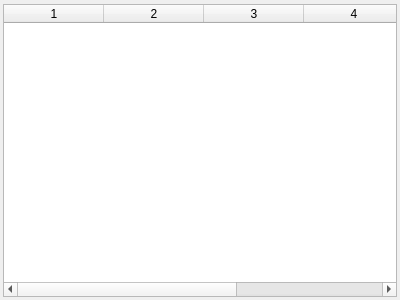
<?xml version="1.0" encoding="UTF-8"?>
<ui version="4.0">
 <class>AccountDetail</class>
 <widget class="QWidget" name="AccountDetail">
  <property name="geometry">
   <rect>
    <x>0</x>
    <y>0</y>
    <width>400</width>
    <height>300</height>
   </rect>
  </property>
  <property name="windowTitle">
   <string>Form</string>
  </property>
  <layout class="QVBoxLayout" name="verticalLayout">
   <property name="leftMargin">
    <number>3</number>
   </property>
   <property name="topMargin">
    <number>4</number>
   </property>
   <property name="rightMargin">
    <number>3</number>
   </property>
   <property name="bottomMargin">
    <number>3</number>
   </property>
   <item>
    <widget class="QTableWidget" name="table_detail">
     <property name="columnCount">
      <number>5</number>
     </property>
     <attribute name="horizontalHeaderVisible">
      <bool>true</bool>
     </attribute>
     <attribute name="verticalHeaderVisible">
      <bool>false</bool>
     </attribute>
     <column/>
     <column/>
     <column/>
     <column/>
     <column/>
    </widget>
   </item>
  </layout>
 </widget>
 <resources/>
 <connections/>
</ui>
